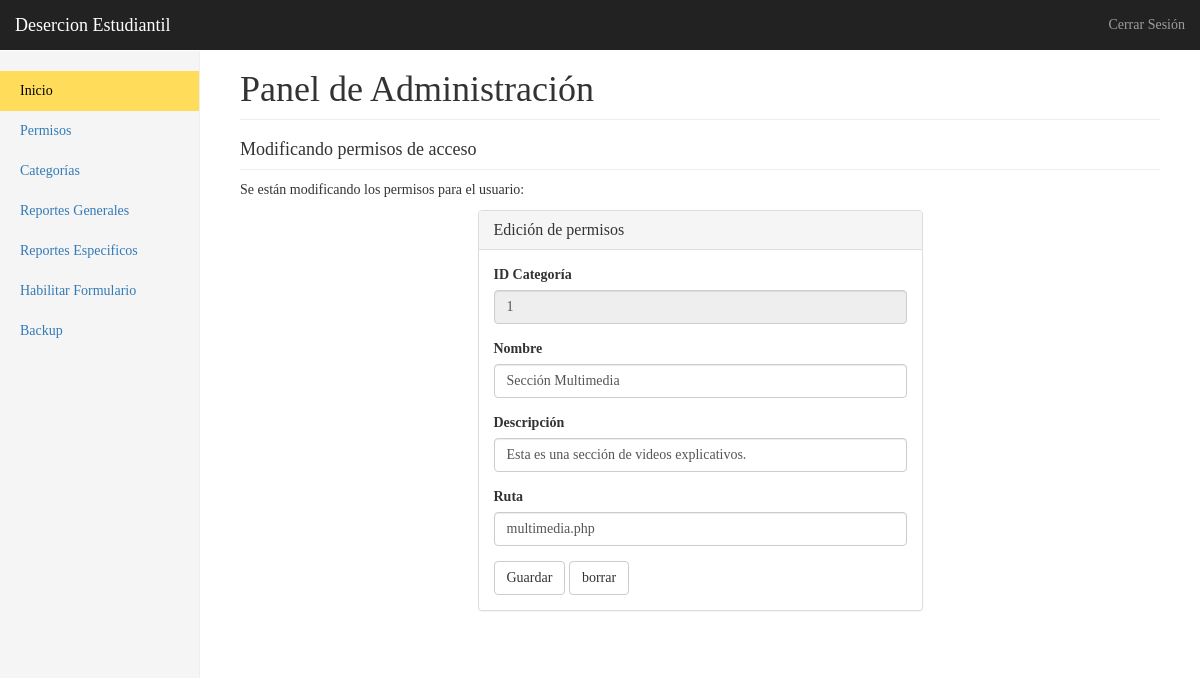
The page /admin/editarCategoria.php?id=1 (signed in) on the database as committed earlier.
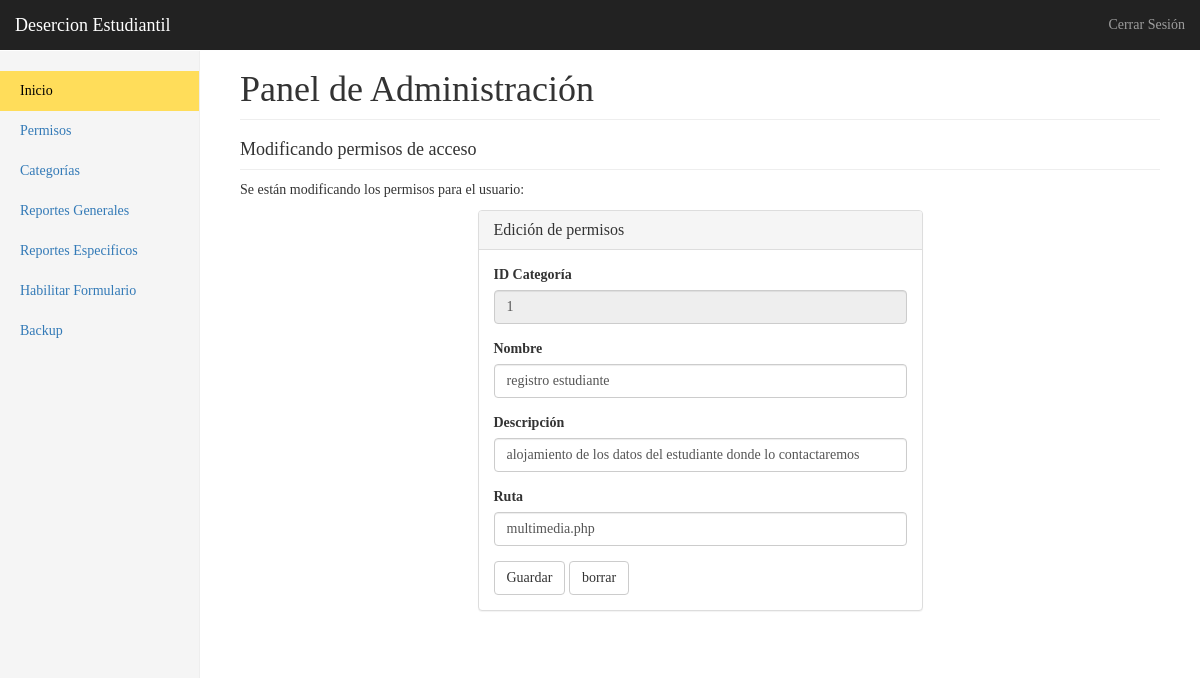
The same page on the database as committed later.
### tables this page shows
CREATE TABLE `categorias` (
  `ID_Categoria` int(11) NOT NULL AUTO_INCREMENT,
  `categoria` varchar(45) NOT NULL,
  `descripcion` varchar(255) NOT NULL,
  `ruta` varchar(40) NOT NULL,
  PRIMARY KEY (`ID_Categoria`)
);

### scripts/funciones.php (called while the page is built, shortened)
<?php
	$conexion = null;
	function getCategoriaPorId($id)
	{
		global $conexion;
		$respuesta = mysqli_query($conexion, "SELECT * FROM categorias WHERE ID_Categoria =  ".$id);
		return mysqli_fetch_row($respuesta);
	}
?>

### admin/editarCategoria.php (the view, shortened to what this page needs)
<?php
  require '../scripts/funciones.php';
  if( isset($_GET['id']) )
    $id = $_GET['id'];
  else header('Location: ../panelAdmin.php');
  $categoria = getCategoriaPorId($id);
?>
<!DOCTYPE html>
<html lang="es">
  <head>
    <link rel="stylesheet" href="https://maxcdn.bootstrapcdn.com/bootstrap/3.3.2/css/bootstrap.min.css">
    <link href="../css/dashboard.css" rel="stylesheet">
    <link rel="stylesheet" href="../css/graficas.css">
  </head>
  <body>
    <?php include 'menu-superior.php'; ?>
    <div class="container-fluid">
      <div class="row">
        <?php include 'menu-lateral.php'; ?>
        <div class="col-sm-9 col-sm-offset-3 col-md-10 col-md-offset-2 main">
          <h1 class="page-header">Panel de Administración</h1>
          <h4 class="sub-header">Modificando permisos de acceso</h4>
          <p>Se están modificando los permisos para el usuario:</p>
          <div class="row">
            <div class="col-sm-6 col-sm-offset-3">
            <div class="panel panel-default">
              <div class="panel-heading"><h3 class="panel-title">Edición de permisos</h3></div>
              <div class="panel-body">
                <form action="../scripts/editar-categoria.php" method="POST">
                  <div class="form-group">
                    <label for="txtId">ID Categoría</label>
                    <input type="number" class="form-control" id="txtId" name="txtId" value="<?= $categoria[0] ?>" readonly>
                  </div>
                  <div class="form-group">
                    <label for="txtNombre">Nombre</label>
                    <input type="text" class="form-control" id="txtNombre"  name="txtNombre" value="<?= $categoria[1] ?>">
                  </div>
                  <div class="form-group">
                    <label for="txtDescripcion">Descripción</label>
                    <input type="text" class="form-control" id="txtDescripcion" name="txtDescripcion" value="<?= $categoria[2] ?>">
                  </div>
                  <div class="form-group">
                    <label for="txtRuta">Ruta</label>
                    <input type="text" class="form-control" id="txtRuta" name="txtRuta" value="<?= $categoria[3] ?>">
                  </div>
                  <button type="submit" class="btn btn-default">Guardar</button>
                  <input type="reset" class="btn btn-default" value="borrar" >
                </form>
              </div>
            </div>
          </div>
        </div>
        </div>
      </div>
    </div>
  </body>
</html>

### admin/menu-superior.php (shortened to what this page needs)
<nav class="navbar navbar-inverse navbar-fixed-top">
  <div class="container-fluid">
    <div class="navbar-header">
      <a class="navbar-brand" href="#">Desercion Estudiantil</a>
    </div>
    <div id="navbar" class="navbar-collapse collapse">
      <ul class="nav navbar-nav navbar-right">
        <li><a href="#"></a></a></li>
        <li><a href="../scripts/cerrar-sesion.php">Cerrar Sesión</a></li>
      </ul>
    </div>
  </div>
</nav>

Rows that differ between the two databases and show on the page:
changed categorias "multimedia.php": txtNombre "Sección Multimedia" → "registro estudiante"; txtDescripcion "Esta es una sección de videos explicativos." → "alojamiento de los datos del estudiante donde lo contactaremos"
